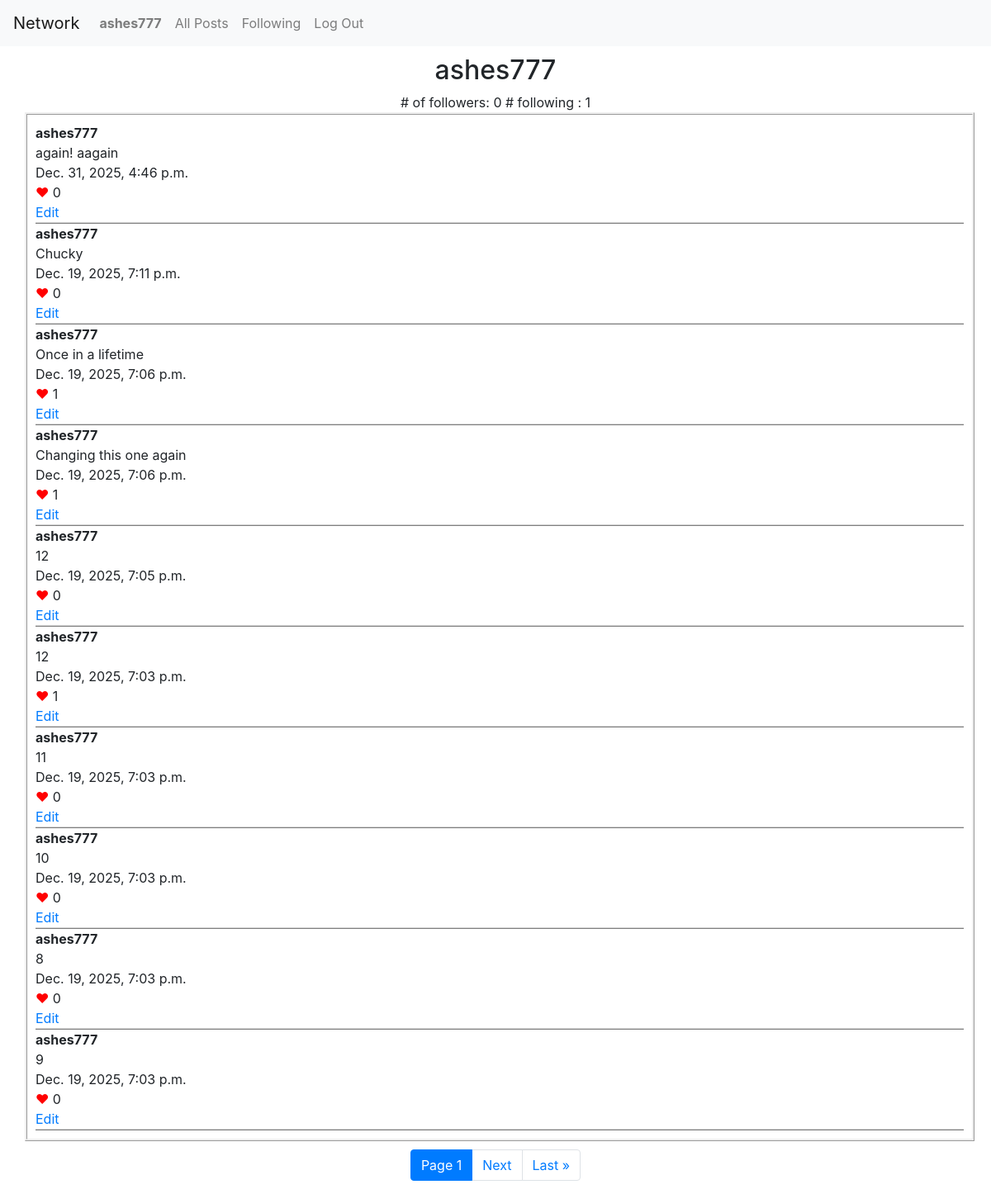
/ashes777 (signed in), run on the app's committed database.
### network/models.py (models this page shows)
class User(AbstractUser):
    num_followers = models.IntegerField(default = 0)
    num_following = models.IntegerField(default = 0)
    followers = models.ManyToManyField('self', symmetrical = False, blank = True, related_name ="following")

class Post(models.Model):
    user = models.ForeignKey(User, on_delete=models.CASCADE, null=True)
    post = models.CharField()
    likes = models.IntegerField(default = 0)
    liked_by = models.ManyToManyField(User, symmetrical = False, blank = True, null = True, related_name = "liked_posts")
    date_time = models.DateTimeField()

### network/views.py (the view)
# urls.py: path("<str:name>", views.profile, name ="profile"),
def profile(request, name):
    userobject = User.objects.get(username = name)
    posts = Post.objects.filter(user = userobject).order_by('-date_time')
    page_obj = pages(request, posts, 10)
    if request.method == "POST":
        if request.POST.get("followbutton") == "follow":
            userobject.followers.add(request.user)
            userobject.num_followers = userobject.followers.count()
            userobject.save()
            logged_in_user = User.objects.get(username = request.user.username)
            logged_in_user.num_following = logged_in_user.following.count()
            logged_in_user.save()
            return render(request, "network/profile.html",{
                "userobject": userobject,
                "page_obj": page_obj,
                "foundfollower": 1,
                })
        elif request.POST.get("followbutton") =="unfollow":
            f = userobject.followers.get(username = request.user.username)
            userobject.followers.remove(f)
            userobject.num_followers = userobject.followers.count()
            userobject.save()
            logged_in_user = User.objects.get(username= request.user.username)
            logged_in_user.num_following = logged_in_user.following.count()
            logged_in_user.save()
            return render(request, "network/profile.html",{
                "userobject": userobject,
                "page_obj": page_obj,
                "foundfollower": 0
                })
        else:
            f = userobject.followers.get(username= request.user.username)
            if f:
                foundfollower = 1
            else:
                foundfollower = 0
            return render(request, "network/profile.html",{
                "userobject": userobject,
                "page_obj": page_obj,
                "foundfollower": foundfollower
                })
    else:
        if userobject == request.user:
            foundfollower = -1
        else:
            f = userobject.followers.filter(username = request.user.username)
            if f:
                foundfollower = 1
            else:
                foundfollower = 0
        return render(request, "network/profile.html",{
                "userobject": userobject,
                "page_obj": page_obj,
                "foundfollower": foundfollower
            })

### network/views.py (called while the page is built)
def pages(request, posts, number):
        paginator = Paginator(posts, number)
        page_number = request.GET.get('page')
        page_obj = paginator.get_page(page_number)
        return page_obj

### network/templates/network/profile.html (shortened to what this page needs)
{% extends "network/layout.html" %}
{% block body %}
<div class="userheading">
    <h2>{{userobject.username}}</h2>
    <div> # of followers: {{userobject.num_followers}} # following : {{userobject.num_following}} </div>
</div>
<div class="allposts">
{% for post in page_obj %}
    <div class="singlepost">
        <div id="username">{{post.user.username}}</div>
        <div id="postcontents">{{post.post}}</div>
        <div id = "date_time">{{post.date_time}}</div>
        <div><span style="color:red">&hearts;</span> {{post.likes}}</div>
        {% if user == post.user %}
            <a href="#">Edit</a>
        {% endif %}
    </div>
{% endfor %}
</div>
<nav aria-label = "Page navigation" >
        <ul class="pagination" style="margin-top: 10px; justify-content:center;">
        <li class="page-item active" >
            <a class="page-link">Page {{page_obj.number}}</a>
        </li>
        {% if page_obj.has_next %}
              <li class="page-item"><a class="page-link" href="?page={{page_obj.next_page_number}}">Next</a></li>
              <li class="page-item"><a class="page-link" href="?page={{page_obj.paginator.num_pages}}">Last &raquo;</a></li>
        {% endif %}
        </ul>
    </nav>
{% endblock %}

### network/templates/network/layout.html (shortened to what this page needs)
{% load static %}
<!DOCTYPE html>
<html lang="en">
    <head>
        <link rel="stylesheet" href="https://stackpath.bootstrapcdn.com/bootstrap/4.4.1/css/bootstrap.min.css">
        <link href="{% static 'network/styles.css' %}" rel="stylesheet">
    </head>
    <body>
        <nav class="navbar navbar-expand-lg navbar-light bg-light">
            <a class="navbar-brand" href="#">Network</a>
            <div>
              <ul class="navbar-nav mr-auto">
                {% if user.is_authenticated %}
                    <li class="nav-item">
                        <a class="nav-link" href="#"><strong>{{ user.username }}</strong></a>
                    </li>
                {% endif %}
                <li class="nav-item">
                  <a class="nav-link" href="{% url 'index' %}">All Posts</a>
                </li>
                {% if user.is_authenticated %}
                    <li class="nav-item">
                        <a class="nav-link" href="{% url 'following' user.id %}">Following</a>
                    </li>
                    <li class="nav-item">
                        <a class="nav-link" href="{% url 'logout' %}">Log Out</a>
                    </li>
                {% endif %}
              </ul>
            </div>
          </nav>
        <div class="body">
            {% block body %}
            {% endblock %}
        </div>
    </body>
</html>

### network/static/network/styles.css (style rules this page uses)
.newpost, .allposts { margin-left: 30px; border-style: ridge; padding: 10px; margin-right: 20px; }
.singlepost { display: flex; flex-direction: column; border-bottom: 2px ridge #d3d3d3; }
#username { font-weight: bold; }
.userheading, .followbutton { text-align: center; margin-top: 10px; }

### data on the page
User: username "ashes777", num_followers "0", num_following "1"
Post: user.username "ashes777", post "again! aagain", date_time "Dec. 31, 2025, 4:46 p.m.", likes "0", shows "Edit"
Post: user.username "ashes777", post "Chucky", date_time "Dec. 19, 2025, 7:11 p.m.", likes "0", shows "Edit"
Post: user.username "ashes777", post "Once in a lifetime", date_time "Dec. 19, 2025, 7:06 p.m.", likes "1", shows "Edit"
Post: user.username "ashes777", post "Changing this one again", date_time "Dec. 19, 2025, 7:06 p.m.", likes "1", shows "Edit"
Post: user.username "ashes777", post "12", date_time "Dec. 19, 2025, 7:05 p.m.", likes "0", shows "Edit"
Post: user.username "ashes777", post "12", date_time "Dec. 19, 2025, 7:03 p.m.", likes "1", shows "Edit"
Post: user.username "ashes777", post "11", date_time "Dec. 19, 2025, 7:03 p.m.", likes "0", shows "Edit"
Post: user.username "ashes777", post "10", date_time "Dec. 19, 2025, 7:03 p.m.", likes "0", shows "Edit"
Post: user.username "ashes777", post "8", date_time "Dec. 19, 2025, 7:03 p.m.", likes "0", shows "Edit"
Post: user.username "ashes777", post "9", date_time "Dec. 19, 2025, 7:03 p.m.", likes "0", shows "Edit"

### other printed values
{{ page_obj.number }} "1"
